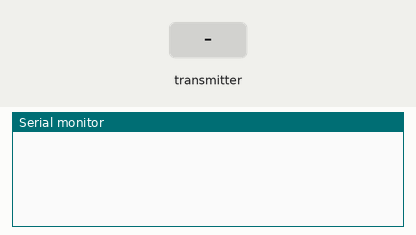
Recording of a sketch running on a simulated Arduino Nano, built with avr-gcc and run on an emulated ATmega328P. Parts: the last lines printed to the serial monitor. The test bench sets the inputs (shaded band). No radio packets arrive unless stated.

Above: at 1.2 s.
1.3 s: the transmitter starts sending ReceivedMessage.0 = 0
At 2.1 s:
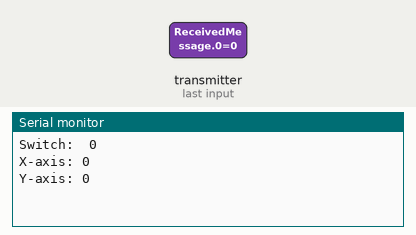
2.8 s: the transmitter starts sending ReceivedMessage.1 = 256
4.3 s: the transmitter starts sending ReceivedMessage.2 = 256
At 5.1 s:
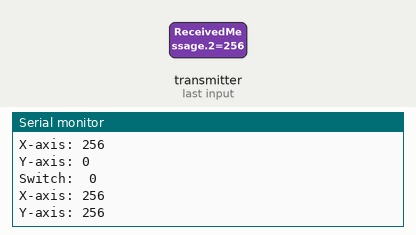
5.8 s: the transmitter starts sending ReceivedMessage.0 = 256
7.3 s: the transmitter starts sending ReceivedMessage.1 = 512
8.8 s: the transmitter starts sending ReceivedMessage.2 = 512
At 10.1 s:
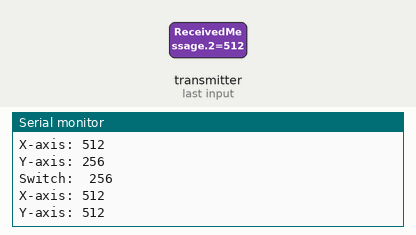
Timing chart, 0 to 11.3 s (numbered marks = the images above; inputs shaded):
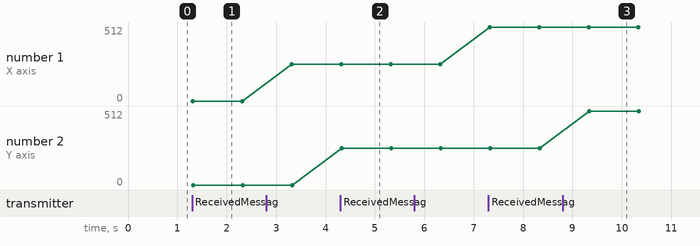

Measured:
- after the input at 1.3 s, the serial monitor: prints a new line at once (image 1)
- after the input at 4.3 s, the serial monitor: prints a new line at once (image 2)
- after the input at 8.8 s, the serial monitor: prints a new line after 0.54 s (image 3)
- plotted number 1: 0 → 256 after the input at 2.8 s, 256 → 512 after the input at 7.3 s

The sketch:

RC_M1_WirelessReciever.ino
```cpp
#include "nRF24L01.h" // NRF24L01 library created by TMRh20 https://github.com/TMRh20/RF24
#include "RF24.h"
#include "SPI.h"

int ReceivedMessage[3] = {0}; // Used to store value received by the NRF24L01
RF24 radio(9,10); // NRF24L01 SPI pins. Pin 9 and 10 on the Nano

const uint64_t pipe = 0xE6E6E6E6E6E6; // Needs to be the same for communicating between 2 NRF24L01

void setup(void)
{
  Serial.begin(9600);
  radio.begin(); // Start the NRF24L01
  radio.openReadingPipe(1,pipe); // Get NRF24L01 ready to receive
  radio.startListening(); // Listen to see if information received
}

void loop(void)
{
  while (radio.available())
  {
    radio.read(ReceivedMessage, 6); // Read information from the NRF24L01

    Serial.print("Switch:  ");
    Serial.println(ReceivedMessage[0]);
    Serial.print("X-axis: ");
    Serial.println(ReceivedMessage[1]);
    Serial.print("Y-axis: ");
    Serial.println(ReceivedMessage[2]);
    Serial.print("\n\n");
    delay(1000);
  }
}
```
